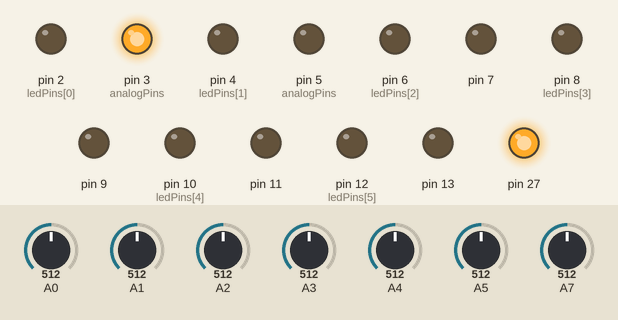
This sketch was run on a simulated Arduino Mega 2560, built with avr-gcc and run on an emulated ATmega2560. On the bench: output pins drawn as LEDs (lit = HIGH). The test bench sets the inputs (shaded band); at power-on: A0 = 512, A2 = 512, A1 = 512, A3 = 512, A4 = 512, A5 = 512, A7 = 512. What the sketch prints to the serial monitor is not drawn.

Above: at 5.9 s.
6.0 s: A0 set to 596
At 10.26 s:
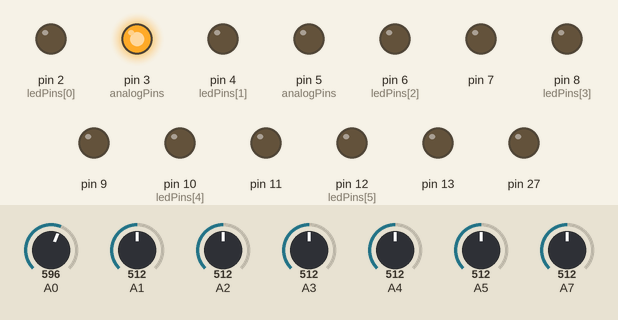
16.9 s: A0 set to 617
At 21.8 s:
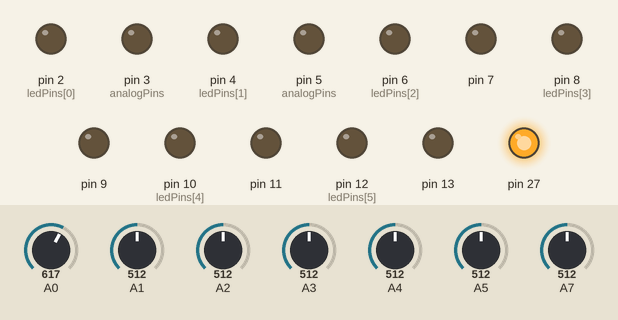
47.1 s: A2 set to 601
53.2 s: A2 set to 626
Timing chart, 0 to 60.3 s (numbered marks = the images above; inputs shaded):
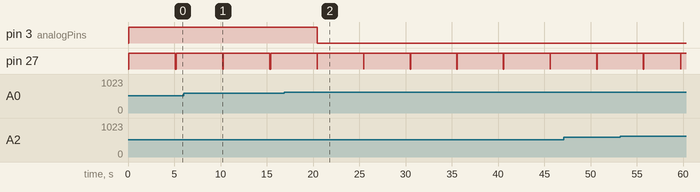

Measured:
- the behaviour switches between 607 and 608 on A0 (found by bisection; images 1 and 2)
- after the input at 16.9 s, pin 3 (analogPins): HIGH → LOW after 3.5 s
- by itself, pin 27: alternates HIGH for 5.0 s and LOW for 0.03 s

The sketch:

Tree.ino
```cpp
// Pins used to check resistance
int analogPins[6] = {0, 1, 2, 3, 4, 5};

// The pins used for the leds
int ledPins[6] = {2, 4, 6, 8, 10, 12};

// Variables to handle checking the resistance
int raw = 0;
int Vin = 5;
float Vout = 0;
float R1 = 220;

float buffer = 0;

// The currently selected stat
int currentStat = 0;

// A struct to contain all the elements of a tree
struct tree{
  String treeName;
  String treeLatinName;
  String Description;
  float stats[7];
  float resistance[2];
  // {lower VI, Upper CM, LI, UI, Upper VI, Lower ML}
  bool locations[6];
};

// Each stat name
String statName[] = {"Fire", "Fungi", "Insects", "Drought", "Nutrient Deficiency", "Wind", "Heat"};

// The struct for each tree
tree arbutus = {"Arbutus", "", "", {1.0f, 0.5f, 0.0f, 0.0f, 0.0f, 0.5f, 0.0f}, {150, 250},
  {true, false, false, false, false, false}};
tree sitka = {"Sitka", "", "", {0.0f, 0.0f, 1.0f, 1.0f, 1.0f, 1.0f, 1.0f}, {250, 350},
  {true, true, false, false, true, true}};
tree western = {"Western", "", "", {0.5f, 1.0f, 0.0f, 0.5f, 1.0f, 0.5f, 0.5f}, {750, 1250},
  {true, true, true, false, true, true}};
tree douglas = {"Douglas", "", "", {0.75f, 1.0f, 1.0f, 0.5f, 0.5f, 1.0f, 0.75f}, {1500, 2500},
  {true, false, true, true, true, false}};
tree paper = {"Paper", "", "", {0.5f, 0.0f, 0.0f, 0.5f, 0.5f, 0.5f, 0.5f}, {4500, 5500},
  {false, false, true, true, false, false}};

void setup() {

  Serial.begin(9600);

  pinMode(27, OUTPUT);
}

void loop() {

  Serial.println("-----------------------------------------");

  int potent = analogRead(A7);
  Serial.println(potent);
  currentStat = getStat(potent);

  // The current tree
  tree currentTree;

  // Loop through each tree node and see if there are any connected
  for(int i=0; i < (sizeof(analogPins) / sizeof(analogPins[0])); i++){
    if(getTree(getPinResistance(analogPins[i]), currentTree)){
      Serial.print(i);
      Serial.print(" R2: ");
      Serial.println(currentTree.treeName);

      Serial.print(statName[currentStat]);
      Serial.print(" ");
      Serial.println(currentTree.stats[currentStat]);

      // If the current tree is in a bad place, make a beep and turn off the light
      if(!currentTree.locations[i]){
        Serial.print("BAD LOCATION");
        analogWrite(ledPins[i], 0.0);
        analogWrite(ledPins[i] + 1, 0.0);
        digitalWrite(27, HIGH);
        delay(1000);
        digitalWrite(27, LOW);
        continue;
      }

      Serial.print("Light Level: ");
      float lightLevel = currentTree.stats[currentStat];
      Serial.println(lightLevel);

      // The green colour level of the LED
      analogWrite(ledPins[i], lightLevel * 255);
      Serial.print("inverse Light level: ");

      // The red colour level of the LED
      int inverseLight = (1.0 - lightLevel) * 255;
      Serial.println(inverseLight);
      analogWrite(ledPins[i] + 1, inverseLight);
    }
    // If there is not tree on a node, then keep the light off
    else{
      analogWrite(ledPins[i], 0.0);
      analogWrite(ledPins[i] + 1, 0.0);
      Serial.println("BLINK");
    }
  }

  delay(1);
}

// Get the current stat position based on the potentiometer reading
int getStat(int potentiometer){

  for(int i=1; i<=7; i++){
    if(potentiometer <= 146.5 * i){
      return i - 1;
    }
  }

  return -1;
}

// https://www.circuitbasics.com/arduino-ohm-meter/
int getPinResistance(int analogPin){
  raw = analogRead(analogPin);
  if(raw){
    buffer = raw * Vin;
    Vout = (buffer)/1024.0;
    buffer = (Vin/Vout) - 1;
    return R1 * buffer;
  }

  return -1;
}

// Gets the tree struct given a resistance
bool getTree(float resistance, tree& outTree){
  if(resistance < 0){
    return false;
  }

  if(resistance > arbutus.resistance[0] && resistance < arbutus.resistance[1]){
    outTree = arbutus;
    return true;
  }
  else if(resistance > sitka.resistance[0] && resistance < sitka.resistance[1]){
    outTree = sitka;
    return true;
  }
  else if(resistance > western.resistance[0] && resistance < western.resistance[1]){
    outTree = western;
    return true;
  }
  else if(resistance > douglas.resistance[0] && resistance < douglas.resistance[1]){
    outTree = douglas;
    return true;
  }
  else if(resistance > paper.resistance[0] && resistance < paper.resistance[1]){
    outTree = paper;
    return true;
  }

  return false;
}
```
